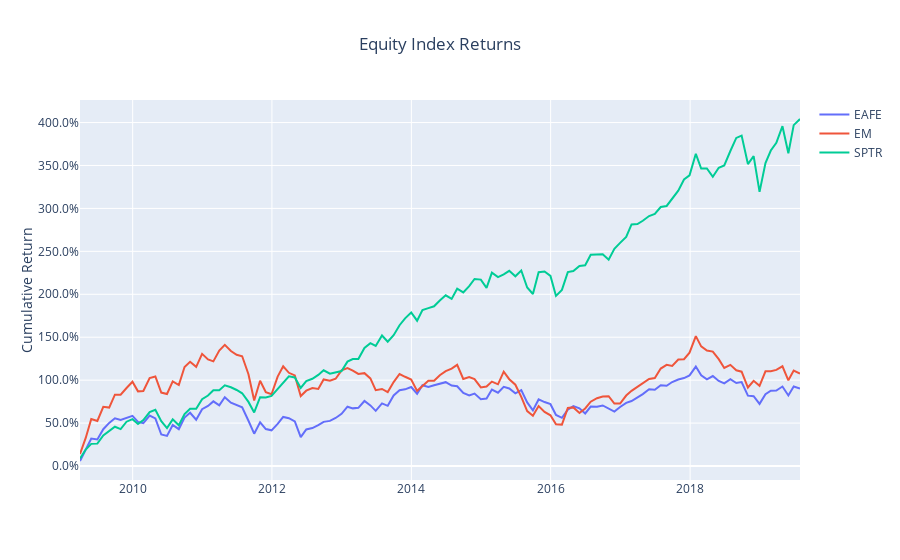

Notebook code for this chart:
### Code cell
pdata = [{'x':ICumRets.index,'y':ICumRets[col],'name':col} for col in ICumRets.columns]

layout = go.Layout(title = dict(text='Equity Index Returns',xref="paper",x=0.5),
                   yaxis=dict(tickformat='.1%',title='Cumulative Return'))

pFig2 = go.Figure(pdata,layout)

plotly.offline.iplot(pFig2)
